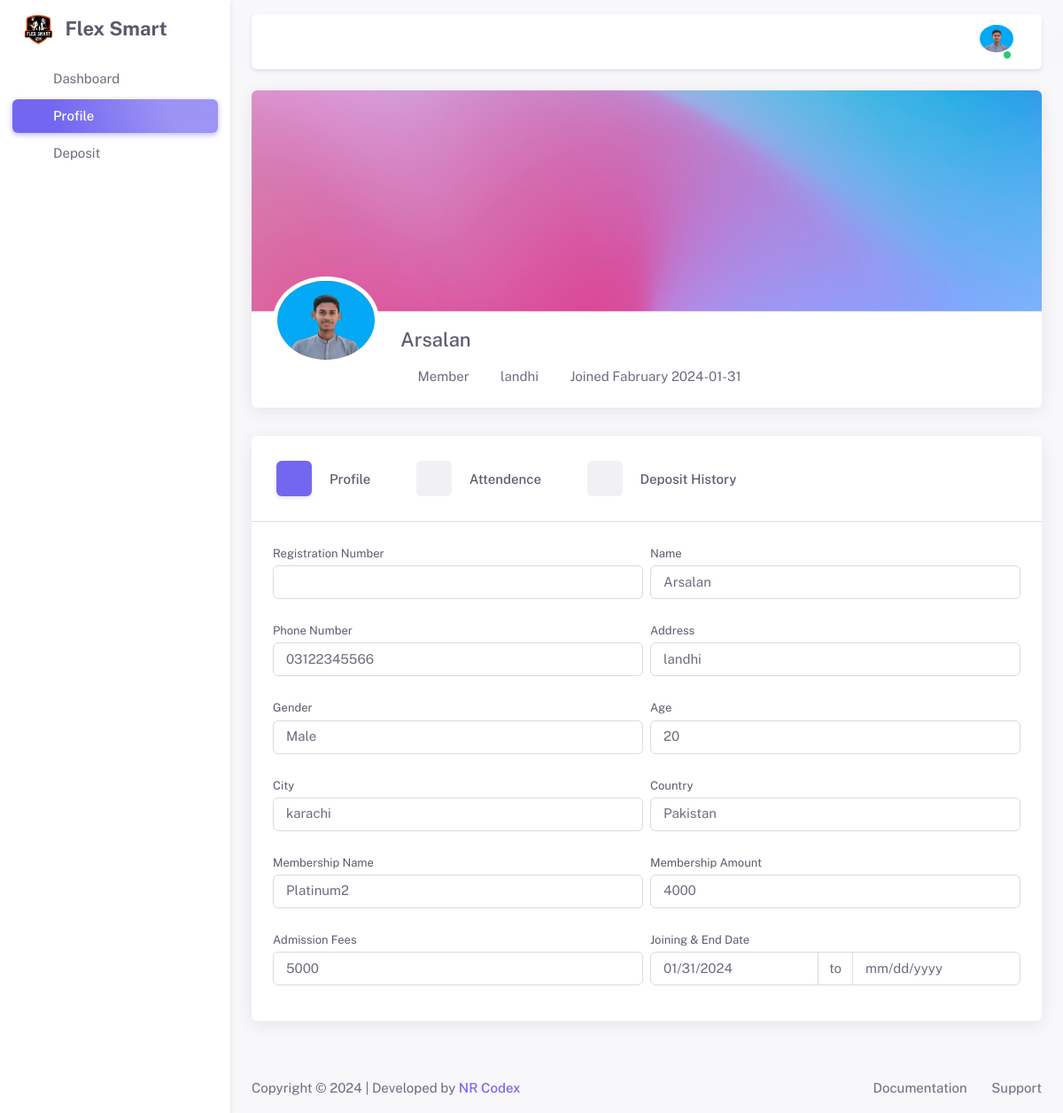
Page /member/profile.php (signed in) on the committed database.
### tables this page shows
CREATE TABLE `users` (
  `user_id` int(11) NOT NULL,
  `username` varchar(100) DEFAULT NULL,
  `email` varchar(100) DEFAULT NULL,
  `password` varchar(255) DEFAULT NULL,
  `role_id` int(11) DEFAULT NULL,
  `token` varchar(255) DEFAULT NULL,
  `status` varchar(50) DEFAULT NULL,
  `users_detail_id` int(11) DEFAULT NULL,
  `created_by` varchar(100) DEFAULT NULL,
  `created_date` varchar(100) DEFAULT NULL,
  `updated_by` varchar(100) DEFAULT NULL,
  `updated_date` varchar(100) DEFAULT NULL
);

CREATE TABLE `users_detail` (
  `users_detail_id` int(11) NOT NULL,
  `registration_num` int(11) DEFAULT NULL,
  `full_name` varchar(100) DEFAULT NULL,
  `Phone` varchar(50) DEFAULT NULL,
  `address` varchar(100) DEFAULT NULL,
  `gender` varchar(50) DEFAULT NULL,
  `age` int(11) DEFAULT NULL,
  `city` varchar(50) DEFAULT NULL,
  `country` varchar(50) DEFAULT NULL,
  `image` varchar(255) DEFAULT NULL,
  `membership_id` int(11) DEFAULT NULL,
  `admission_fees` varchar(50) DEFAULT NULL,
  `monthly_fees` varchar(50) DEFAULT NULL,
  `salary` varchar(100) DEFAULT NULL,
  `joining_date` varchar(50) DEFAULT NULL,
  `end_date` varchar(50) DEFAULT NULL,
  `start_timing` varchar(100) DEFAULT NULL,
  `end_timing` varchar(100) DEFAULT NULL,
  `login_time` datetime DEFAULT NULL,
  `logout_time` datetime DEFAULT NULL,
  `created_by` varchar(100) DEFAULT NULL,
  `created_date` varchar(100) DEFAULT NULL,
  `updated_by` varchar(100) DEFAULT NULL,
  `updated_date` varchar(100) DEFAULT NULL
);

CREATE TABLE `role` (
  `role_id` int(11) NOT NULL,
  `name` varchar(50) DEFAULT NULL,
  `status` varchar(50) DEFAULT NULL
);

CREATE TABLE `membership` (
  `membership_id` int(11) NOT NULL,
  `membership_name` varchar(100) DEFAULT NULL,
  `membership_amount` varchar(100) DEFAULT NULL,
  `validation_days` int(11) DEFAULT NULL,
  `created_by` varchar(100) DEFAULT NULL,
  `created_date` varchar(100) DEFAULT NULL,
  `updated_by` varchar(100) DEFAULT NULL,
  `updated_date` varchar(100) DEFAULT NULL
);

### member/profile.php (the view, shortened to what this page needs)
<?php
include_once('../includes/functions.php');
include_once('inc/header.php');
include_once('inc/sidebar.php');
include_once('inc/navbar.php');
$user_select = "SELECT * FROM users
INNER JOIN users_detail ON users.users_detail_id = users_detail.users_detail_id
INNER JOIN role ON role.role_id = users.role_id
INNER JOIN membership ON membership.membership_id = users_detail.membership_id
INNER JOIN membership_details ON membership_details.membership_id = membership.membership_id
WHERE users.user_id = '{$_SESSION['UID']}'";
$result = mysqli_query($conn, $user_select);
$row = mysqli_fetch_assoc($result)
?>
<div class="container-xxl flex-grow-1 container-p-y">
    <div class="row">
        <div class="col-12">
            <div class="card mb-4">
                <div class="user-profile-header-banner">
                    <img src="../assets/img/pages/profile-banner.png" alt="Banner image" class="rounded-top">
                </div>
                <div class="user-profile-header d-flex flex-column flex-sm-row text-sm-start text-center mb-4">
                    <div class="flex-shrink-0 mt-n2 mx-sm-0 mx-auto">
                        <img src="../media/images/<?= $row['image']; ?>" alt="user image" class="d-block h-auto ms-0 ms-sm-4 rounded-circle user-profile-img">
                    </div>
                    <div class="flex-grow-1 mt-3 mt-sm-5">
                        <div class="d-flex align-items-md-end align-items-sm-start align-items-center justify-content-md-between justify-content-start mx-4 flex-md-row flex-column gap-4">
                            <div class="user-profile-info">
                                <h4><?= $row['full_name']; ?></h4>
                                <ul class="list-inline mb-0 d-flex align-items-center flex-wrap justify-content-sm-start justify-content-center gap-2">
                                    <li class="list-inline-item d-flex gap-1">
                                        <i class='ti ti-user'></i> <?php echo $row['name']; ?>
                                    </li>
                                    <li class="list-inline-item d-flex gap-1">
                                        <i class='ti ti-map-pin'></i> <?= $row['address']; ?>
                                    </li>
                                    <li class="list-inline-item d-flex gap-1">
                                        <i class='ti ti-calendar'></i> Joined Fabruary <?= $row['joining_date']; ?>
                                    </li>
                                </ul>
                            </div>
                        </div>
                    </div>
                </div>
            </div>
        </div>
    </div>
    <div class="col-12 mb-4">
        <div class="bs-stepper wizard-numbered mt-2">
            <div class="bs-stepper-header">
                <div class="step" data-target="#account-details">
                    <button type="button" class="step-trigger">
                        <span class="bs-stepper-circle">
                        </span>
                        <span class="bs-stepper-label">
                            <span class="bs-stepper-title">Profile</span>
                        </span>
                    </button>
                </div>
                <div class="line">
                    <i class="ti ti-chevron-right"></i>
                </div>
                <div class="step" data-target="#personal-info">
                    <button type="button" class="step-trigger">
                        <span class="bs-stepper-circle">
                        </span>
                        <span class="bs-stepper-label">
                            <span class="bs-stepper-title">Attendence </span>
                        </span>
                    </button>
                </div>
                <div class="line">
                    <i class="ti ti-chevron-right"></i>
                </div>
                <div class="step" data-target="#member-deposit">
                    <button type="button" class="step-trigger">
                        <span class="bs-stepper-circle">
                            <i class="ti ti-businessplan"></i>
                        </span>
                        <span class="bs-stepper-label">
                            <span class="bs-stepper-title">Deposit History</span>
                        </span>
                    </button>
                </div>
            </div>
            <div class="bs-stepper-content">
                <form onSubmit="return false">
                    <div id="account-details" class="content">
                        <div class="row g-2">
                            <div class="col-md-6 col-12 mb-3">
                                <label for="registration_num" class="form-label">Registration Number</label>
                                <input type="text" readonly id="registration_num" name="registration_num" class="form-control" value="<?= $row['registration_num'] ?>">
                            </div>
                            <div class="col-md-6 col-12 mb-3">
                                <label for="" class="form-label">Name</label>
                                <input readonly class="form-control" type="text" id="full_name" name="full_name" value="<?= $row['full_name']; ?>" />
                            </div>
                            <div class="col-md-6 col-12 mb-3">
                                <label for="phone_no" class="form-label">Phone Number</label>
                                <input readonly type="text" id="phone_no" name="phone_no" class="form-control" value="<?= $row['Phone'] ?>">
                            </div>
                            <div class="col-md-6 col-12 mb-3">
                                <label for="address" class="form-label">Address</label>
                                <input readonly type="text" id="address" name="address" class="form-control" value="<?= $row['address']; ?>">
                            </div>
                            <div class="col-md-6 col-12 mb-3">
                                <label for="gender" class="form-label">Gender</label>
                                <input readonly type="text" class="form-control" id="gender" name="gender" value="<?= $row['gender']; ?>">
                            </div>
                            <div class="col-md-6 col-12 mb-3">
                                <label for="age" class="form-label">Age</label>
                                <input readonly type="text" id="age" name="age" class="form-control" value="<?= $row['age'] ?>">
                            </div>
                            <div class="col-md-6 col-12 mb-3">
                                <label for="city" class="form-label">City</label>
                                <input type="text" id="city" name="city" class="form-control" value="<?= $row['city']; ?>">
                            </div>
                            <div class="col-md-6 col-12 mb-3">
                                <label for="country" class="form-label">Country</label>
                                <input readonly type="text" id="country" name="country" class="form-control" value="<?= $row['country']; ?>">
                            </div>
                            <div class="col-md-6 col-12 mb-3">
                                <label for="country" class="form-label">Membership Name</label>
                                <input readonly type="text" id="country" name="country" class="form-control" value="<?= $row['membership_name']; ?>">
                            </div>
                            <div class="col-md-6 col-12 mb-3">
                                <label for="country" class="form-label">Membership Amount</label>
                                <input readonly type="text" id="country" name="country" class="form-control" value="<?= $row['membership_amount']; ?>">
                            </div>
                            <div class="col-md-6 col-12 mb-3">
                                <label for="admission_fees" class="form-label">Admission Fees</label>
                                <input readonly type="text" id="admission_fees" name="admission_fees" placeholder="2000" class="form-control" value="<?= $row['admission_fees']; ?>">
                            </div>
                            <div class="col-md-6 col-12 mb-3">
                                <label for="joinning_date" class="form-label">Joining & End Date</label>
                                <div class="input-group input-daterange" id="bs-datepicker-daterange">
                                    <input readonly type="date" id="joinning_date" name="joinning_date" placeholder="MM/DD/YYYY" class="form-control" value="<?= $row['joining_date']; ?>" />
                                    <span class="input-group-text">to</span>
                                    <input readonly type="date" id="end_date" name="end_date" placeholder="MM/DD/YYYY" class="form-control" value="<?= $row['end_date']; ?>" />
                                </div>
                            </div>
                        </div>
                    </div>
                </form>
            </div>
        </div>
    </div>
</div>
<?php
include_once('inc/footer.php');
?>

### member/inc/navbar.php (shortened to what this page needs)
<?php
include_once('../includes/config.php');
$user_select = "SELECT * FROM `users`
INNER JOIN users_detail ON users.users_detail_id = users_detail.users_detail_id
INNER JOIN role ON role.role_id = users.role_id
WHERE `users`.`user_id` = '{$_SESSION['UID']}'";
$result = mysqli_query($conn, $user_select);
while ($row = mysqli_fetch_assoc($result)) {
?>
    <div class="layout-page">
        <nav class="layout-navbar container-xxl navbar navbar-expand-xl navbar-detached align-items-center bg-navbar-theme" id="layout-navbar">
            <div class="navbar-nav-right d-flex align-items-center" id="navbar-collapse">
                <ul class="navbar-nav flex-row align-items-center ms-auto">
                    <li class="nav-item navbar-dropdown dropdown-user dropdown">
                        <a class="nav-link dropdown-toggle hide-arrow" href="javascript:void(0);" data-bs-toggle="dropdown">
                            <div class="avatar avatar-online">
                                <img src="../media/images/<?= $row['image']; ?>" alt class="h-auto rounded-circle">
                            </div>
                        </a>
                    </li>
                </ul>
            </div>
        </nav>
    <?php
}
    ?>
    <div class="content-wrapper">

### assets/css/demo.css (style rules this page uses)
.layout-navbar-fixed .layout-wrapper:not(.layout-without-menu) .layout-page { padding-top: 64px !important; }
.layout-navbar-fixed .layout-wrapper:not(.layout-horizontal):not(.layout-without-menu) .layout-page { padding-top: 78px !important; }

### rows in the picture
users: users_detail.image (picture), users_detail.full_name "Arsalan", role.name "Member", users_detail.address "landhi", users_detail.joining_date "2024-01-31", full_name "Arsalan", phone_no "03122345566", address "landhi", gender "Male", age "20", city "karachi", country "Pakistan", country "Platinum2", country "4000", admission_fees "5000", joinning_date "01/31/2024"
